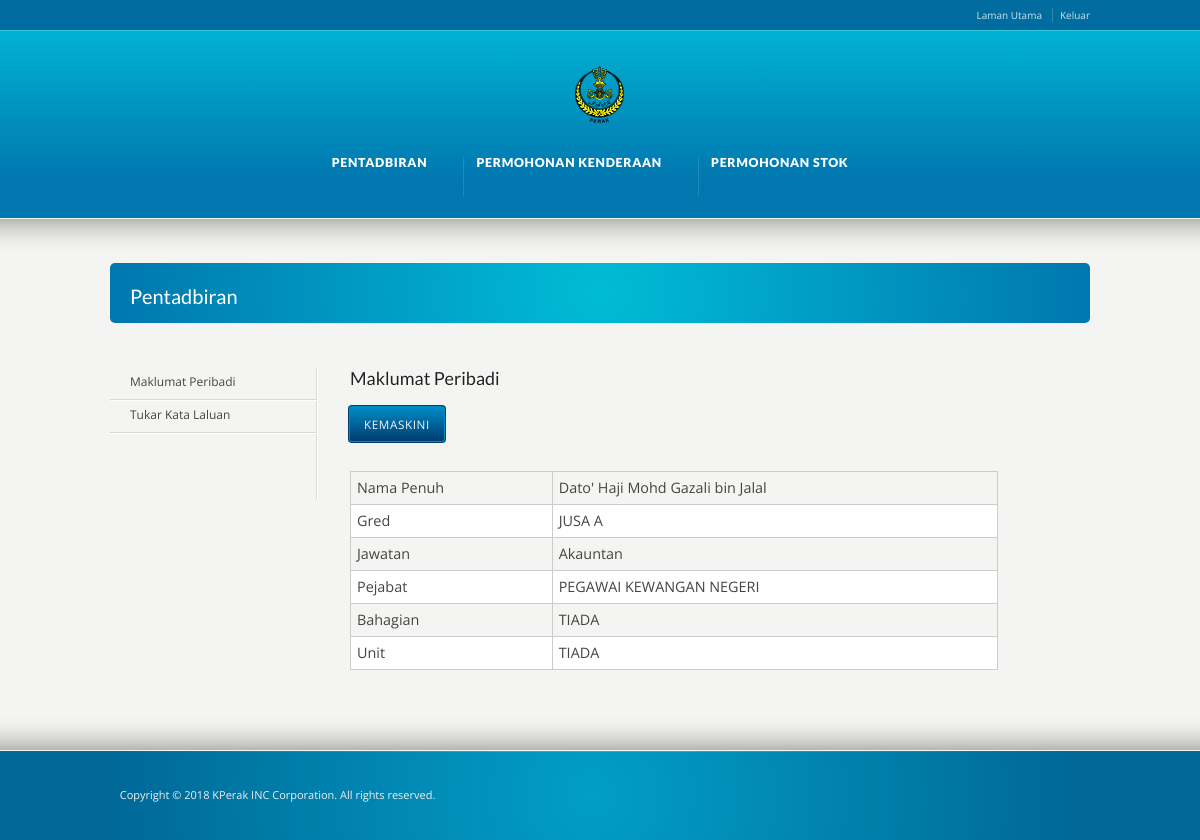
Page /pentadbiran/index.php?uid=581009015523&typeid=1 (signed in) on the committed database.
### tables this page shows
CREATE TABLE IF NOT EXISTS `tb_member` (
  `id` tinyint(4) NOT NULL AUTO_INCREMENT,
  `nama` varchar(100) NOT NULL DEFAULT '',
  `userid` char(12) NOT NULL,
  `password` varchar(20) NOT NULL DEFAULT '',
  `jawatan` tinyint(4) NOT NULL,
  `gred` tinyint(4) NOT NULL,
  `bahagian` tinyint(4) NOT NULL,
  `unit` tinyint(4) NOT NULL,
  `access_level` tinyint(1) NOT NULL,
  `flag` tinyint(4) NOT NULL,
  `t_stamp` timestamp NOT NULL DEFAULT CURRENT_TIMESTAMP ON UPDATE CURRENT_TIMESTAMP,
  `pejabat` tinyint(4) NOT NULL,
  PRIMARY KEY (`id`)
);

CREATE TABLE IF NOT EXISTS `db_gred` (
  `id` tinyint(4) NOT NULL AUTO_INCREMENT,
  `nama` varchar(50) NOT NULL,
  `susunan` tinyint(4) NOT NULL,
  PRIMARY KEY (`id`)
);

CREATE TABLE IF NOT EXISTS `db_jawatan` (
  `id` tinyint(4) NOT NULL AUTO_INCREMENT,
  `nama` varchar(50) NOT NULL,
  PRIMARY KEY (`id`)
);

CREATE TABLE IF NOT EXISTS `db_pejabat` (
  `id` tinyint(4) NOT NULL AUTO_INCREMENT,
  `nama` varchar(50) NOT NULL,
  `flag` tinyint(4) NOT NULL,
  PRIMARY KEY (`id`)
);

CREATE TABLE IF NOT EXISTS `db_bahagian` (
  `id` tinyint(4) NOT NULL AUTO_INCREMENT,
  `nama` varchar(50) NOT NULL,
  `flag` tinyint(4) NOT NULL,
  `id_pejabat` tinyint(4) NOT NULL,
  PRIMARY KEY (`id`)
);

CREATE TABLE IF NOT EXISTS `db_unit` (
  `id` tinyint(4) NOT NULL AUTO_INCREMENT,
  `nama` varchar(50) NOT NULL,
  `flag` tinyint(4) NOT NULL,
  `id_bahagian` tinyint(4) NOT NULL,
  PRIMARY KEY (`id`)
);

### pentadbiran/index.php (the view, shortened to what this page needs)
<?php
$uid = $_GET["uid"];
$typeid = $_GET["typeid"];
?>
<!DOCTYPE html>
<html lang="en-US">
<head>
<link rel="stylesheet" href="../style.css" type="text/css" media="all" />
<link rel="stylesheet" href="../css/_mobile.css" type="text/css" media="all" />
<?php include '../includes/color_scheme.php';?>
</head>
<body>
   <div id="tt-wide-layout" class="content-style-default">
      <div id="wrapper">
         <header role="banner" id="header">
            <div class="top-block">
               <?php include '../includes/top.php';?>
            </div>
            <div class="header-holder tt-logo-center">
               <div class="header-overlay">
                  <div class="header-area">
                     <?php include '../includes/logo.php';?>
					 <?php include '../includes/menu.php';?>
                  </div>
               </div>
            </div>
         </header>
         <div id="main">
            <div class="main-area">
               <div class="tools">
				   <div class="frame">
					<h1>Pentadbiran</h1>
				   </div>
				</div>
				<nav role="navigation" id="sub_nav">
				   <ul class="sub-menu">
					<li><a href="index.php?uid=<?php echo $uid;?>&typeid=1">Maklumat Peribadi</a></li>
					<li><a href="index.php?uid=<?php echo $uid;?>&typeid=2">Tukar Kata Laluan</a></li>
				   </ul>
				</nav>
				<main role="main" id="content" class="content-left-nav">
					<?php if ($typeid == 1){?>
						<h4>Maklumat Peribadi</h4>
						<p><a class="ka_button small_button small_coolblue" href="#" onclick="JavaScript:newPopup1('proses/kemaskini_profil.php?uid=<?php echo $uid;?>&typeid=11')">Kemaskini</a></p>
						<?php
						$sql = "SELECT * FROM tb_member WHERE userid = '".$uid."'";
						$result = mysqli_query($conn, $sql);
							if (mysqli_num_rows($result) > 0) {
								while($row = mysqli_fetch_assoc($result)) {
						?>
							<div style="overflow-x:auto;">
							  <table>
								<tr>
								  <td>Nama Penuh</td>
								  <td><?php echo $row["nama"];?></td>
								</tr>
								<tr>
								  <td>Gred</td>
								  <td>
								  <?php
									$sql2 = "SELECT * FROM db_gred WHERE id = ".$row["gred"];
									$result2 = mysqli_query($conn, $sql2);
										if (mysqli_num_rows($result2) > 0) {
											while($row2 = mysqli_fetch_assoc($result2)) {
												echo $row2["nama"];
											}
										}
								  ?>
								  </td>
								</tr>
								<tr>
								  <td>Jawatan</td>
								  <td>
								  <?php
									$sql3 = "SELECT * FROM db_jawatan WHERE id = ".$row["jawatan"];
									$result3 = mysqli_query($conn, $sql3);
										if (mysqli_num_rows($result3) > 0) {
											while($row3 = mysqli_fetch_assoc($result3)) {
												echo $row3["nama"];
											}
										}
								  ?>
								  </td>
								</tr>
								<tr>
								  <td>Pejabat</td>
								  <td>
								  <?php
									$sql6 = "SELECT * FROM db_pejabat WHERE id = ".$row["pejabat"];
									$result6 = mysqli_query($conn, $sql6);
										if (mysqli_num_rows($result6) > 0) {
											while($row6 = mysqli_fetch_assoc($result6)) {
												echo $row6["nama"];
											}
										}
								  ?>
								  </td>
								</tr>
								<tr>
								  <td>Bahagian</td>
								  <td>
								  <?php
									$sql4 = "SELECT * FROM db_bahagian WHERE id = ".$row["bahagian"];
									$result4 = mysqli_query($conn, $sql4);
										if (mysqli_num_rows($result4) > 0) {
											while($row4 = mysqli_fetch_assoc($result4)) {
												echo $row4["nama"];
											}
										}
								  ?>
								  </td>
								</tr>
								<tr>
								  <td>Unit</td>
								  <td>
								  <?php
									$sql5 = "SELECT * FROM db_unit WHERE id = ".$row["unit"];
									$result5 = mysqli_query($conn, $sql5);
										if (mysqli_num_rows($result5) > 0) {
											while($row5 = mysqli_fetch_assoc($result5)) {
												echo $row5["nama"];
											}
										}
								  ?>
								  </td>
								</tr>
							  </table>
							</div>
							<?php
									}
								}
							?>
					<?php }elseif ($typeid == 2){?>
						<h4>Tukar Kata Laluan</h4>
						<p><a class="ka_button small_button small_coolblue" href="#" onclick="JavaScript:newPopup1('proses/kemaskini_profil.php?uid=<?php echo $uid;?>&typeid=21')">Kemaskini</a></p>
					<?php }else{?>
						<h4>error</h4>
					<?php }?>
					<br class="clear" />
                </main>
            </div>
         <div id="footer-top">&nbsp;</div>
      </div>
         <footer role="contentinfo" id="footer">
			<?php include '../includes/footer.php';?>
		</footer>
</div>
</div>
</body>
</html>

### css/karma-sky-blue.css (style rules this page uses)
.top-block, .top-block ul.sf-menu li ul, #footer-callout, #tt-slider-full-width { background: #006C9F; }
.header-holder, #footer { border-top: 1px solid #32C4DD; background-color: #0077AF; background-image: linear-gradient(to bottom, #01B2D3, #0077AF); background-image: -webkit-gradient(linear, left top, left bottom, from(#01B2D3), to(#0077AF)); background-image: -webkit-linear-gradient(top, #01B2D3, #0077AF); background-image: -moz-linear-gradient(top, #01B2D3, #0077AF); background-image: -webkit-linear-gradient(top, #01B2D3, #0077AF); background-image: -o-linear-gradient(top, #01B2D3, #0077AF); background-image: ms-linear-gradient(to bottom, #01B2D3, #0077AF); -pie-background: linear-gradient(to bottom, #01B2D3, #0077AF); }
.header-holder.tt-logo-center { background-image: linear-gradient(to bottom, #01B2D3, #0077AF 80%); -pie-background: linear-gradient(to bottom, #01B2D3, #0077AF 80%); }
#footer { background-image: linear-gradient(to bottom, #01B2D3, #0077AF 64%); -pie-background: linear-gradient(to bottom, #01B2D3, #0077AF 64%); }
.top-block, .top-block a, #header .toolbar-left li, #header .toolbar-right li { color: rgba(255,255,255, 0.8); }
#footer, #footer p, #footer ul, #footer_bottom, #footer_bottom p, #footer_bottom ul, #footer #mc_signup_form label { color: #EEE; }

### css/secondary-sky-blue.css (style rules this page uses)
.jquery1-slider-wrap, .tools { background-color: #00BCD5; background: -webkit-gradient(radial, center center, 0, center center, 460, from(#00BCD5), to(#0077AF)); background: -webkit-radial-gradient(circle, #00BCD5, #0077AF); background: -moz-radial-gradient(circle, #00BCD5, #0077AF); background: -ms-radial-gradient(circle, #00BCD5, #0077AF); }
a, p a strong, .link-top, .tt_comment_required, ul.tt-recent-posts h4, span.required, ul.list li, ul.list1 li:before, ul.list2 li:before, ul.list3 li:before, ul.list4 li:before, ul.list5 li:before, ul.list6 li:before, ul.list7 li:before, ul.list8 li:before, #sidebar ul li:before, #sub_nav ul li .sub-menu li:before, #sub_nav ul li .sub-menu li .sub-menu li:before, #sidebar ul li, #sub_nav ul li .sub-menu a, #sub_nav ul li .sub-menu li.current_page_item a, #sub_nav ul ul a, #sub_nav ul ul a:hover, #sub_nav ul li.current_page_item ul li a, #sub_nav ul li.current_page_parent ul li.current_page_item a, #sub_nav.nav_right_sub_nav ul ul a, #sub_nav.nav_right_sub_nav ul ul a:hover, #sub_nav.nav_right_sub_nav ul li.current_page_item ul li a, #sub_nav.nav_right_sub_nav ul li.current_page_parent ul li.current_page_item a, #sub_nav .sub_nav_sidebar .textwidget ul li, #sub_nav .sub_nav_sidebar a, i.discussion-title, #sidebar ul.social_icons.tt_vector_social_icons a:after, #content p.team-member-title { color: #009BC3; }

### pentadbiran/index.php (style rules this page uses)
table { border-collapse: collapse; border-spacing: 0; width: 90%; }
th, td { border: 1px solid #ccc; text-align: left; padding: 8px; }
tr:nth-child(even) { background-color: #fff }

### rows in the picture
tb_member: nama "Dato' Haji Mohd Gazali bin Jalal"
db_gred: nama "JUSA A"
db_jawatan: nama "Akauntan"
db_pejabat: nama "PEGAWAI KEWANGAN NEGERI"
db_bahagian: nama "TIADA"
db_unit: nama "TIADA"
